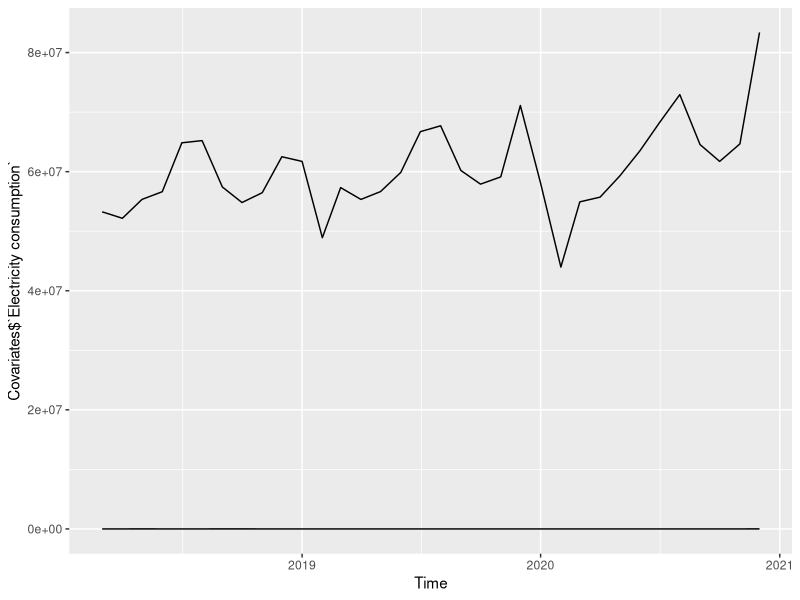

This figure's R source:
#### Workspace set-up ####
library(tidyverse)
library(tibble)
library(ggplot2)
library(readxl)
library(dplyr)
#install.packages("xlsx")
install.packages("writexl")
library(writexl)
library(DiagrammeR)



Covariates<- read_excel(here::here("Input/Covariates.xlsx"))

ggplot(data= Covariates)+
  geom_line(aes(x= Time, y= Covariates$`Electricity consumption`))+
  geom_line(aes(x= Time, y= CBCFI))


## Density test ##
#Exp_data_RDit_2<- as.data.frame(Exp_data_RDit[-c(133),])

#model_desnity_test<- rddensity(Exp_data_RDit$Price, c= Exp_data_RDit$Price[132], p=1)
#summary(model_desnity_test
